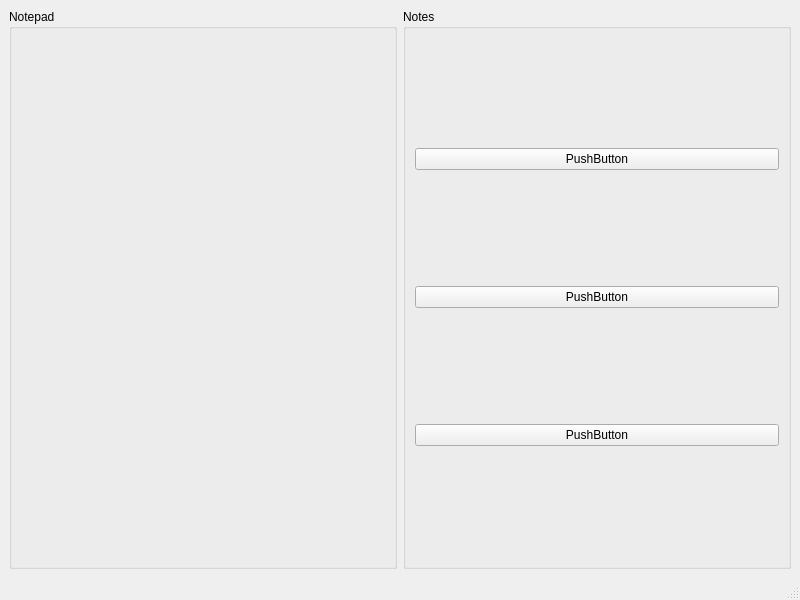
<?xml version="1.0" encoding="UTF-8"?>
<ui version="4.0">
 <class>MainWindow</class>
 <widget class="QMainWindow" name="MainWindow">
  <property name="geometry">
   <rect>
    <x>0</x>
    <y>0</y>
    <width>800</width>
    <height>600</height>
   </rect>
  </property>
  <property name="windowTitle">
   <string>MainWindow</string>
  </property>
  <widget class="QWidget" name="centralwidget">
   <layout class="QHBoxLayout" name="horizontalLayout">
    <item>
     <widget class="QGroupBox" name="groupBox">
      <property name="title">
       <string>Notepad</string>
      </property>
     </widget>
    </item>
    <item>
     <widget class="QGroupBox" name="groupBox_2">
      <property name="title">
       <string>Notes</string>
      </property>
      <layout class="QVBoxLayout" name="verticalLayout">
       <item>
        <widget class="QPushButton" name="pushButton_3">
         <property name="text">
          <string>PushButton</string>
         </property>
        </widget>
       </item>
       <item>
        <widget class="QPushButton" name="pushButton_2">
         <property name="text">
          <string>PushButton</string>
         </property>
        </widget>
       </item>
       <item>
        <widget class="QPushButton" name="pushButton">
         <property name="text">
          <string>PushButton</string>
         </property>
        </widget>
       </item>
      </layout>
     </widget>
    </item>
   </layout>
  </widget>
  <widget class="QMenuBar" name="menubar">
   <property name="geometry">
    <rect>
     <x>0</x>
     <y>0</y>
     <width>800</width>
     <height>21</height>
    </rect>
   </property>
  </widget>
  <widget class="QStatusBar" name="statusbar"/>
 </widget>
 <resources/>
 <connections/>
</ui>
